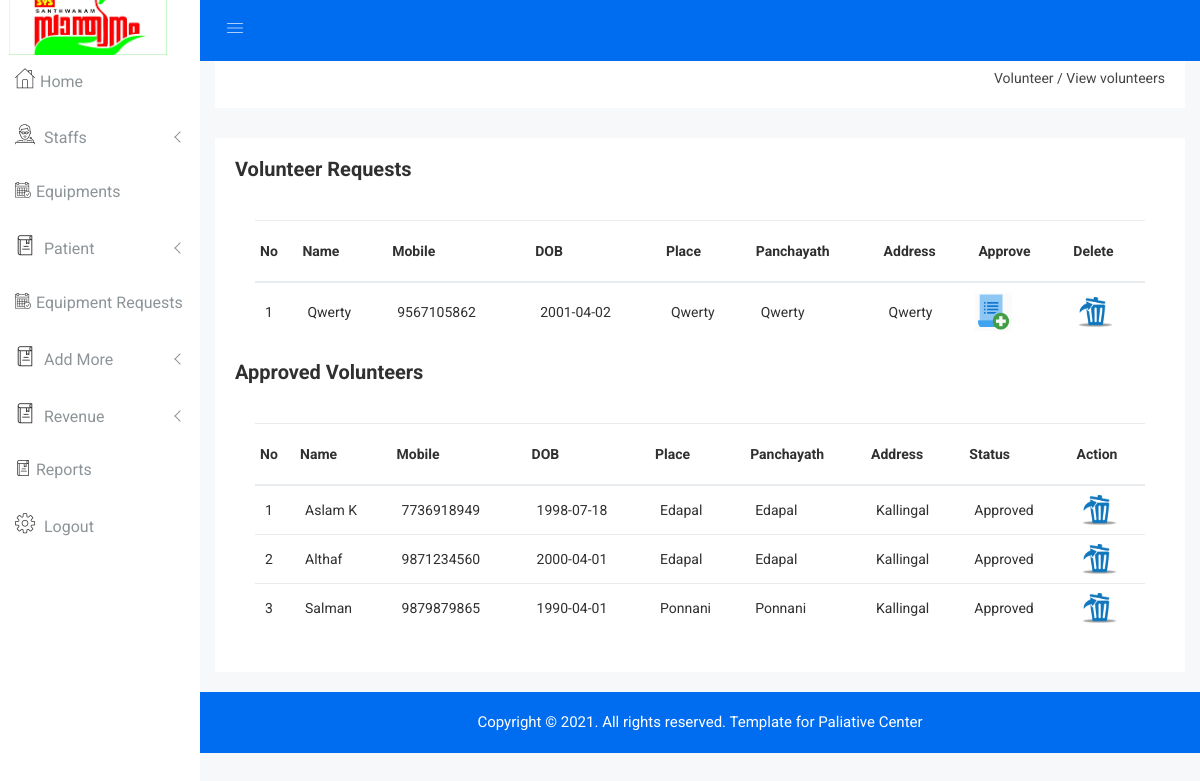
Screenshot of /Admin/manage_volunteer.php with the database file from the repository.
### tables this page shows
CREATE TABLE `volunteer` (
  `vid` int(5) NOT NULL,
  `name` varchar(20) NOT NULL,
  `mobile` bigint(12) NOT NULL,
  `dob` date NOT NULL,
  `place` varchar(20) NOT NULL,
  `panchayath` varchar(30) NOT NULL,
  `address` varchar(30) NOT NULL
);

### Admin/manage_volunteer.php (the view, shortened to what this page needs)
<?php
include "header.php";
?>
<div class="breadcome-area">
    <div class="container-fluid">
        <div class="row">
            <div class="col-lg-12 col-md-12 col-sm-12 col-xs-12">
                <div class="breadcome-list single-page-breadcome">
                    <div class="row">
                        <div class="col-lg-6 col-md-6 col-sm-6 col-xs-12">
                        </div>
                        <div class="col-lg-6 col-md-6 col-sm-6 col-xs-12">
                            <ul class="breadcome-menu">
                                <li><a href="view_facility.php">Volunteer</a> <span class="bread-slash">/</span></li>
                                <li><span class="bread-blod">View volunteers</span></li>
                            </ul>
                        </div>
                    </div>
                </div>
            </div>
        </div>
    </div>
</div>
</div>
<div class="product-status mg-b-15">
    <div class="container-fluid">
        <div class="row">
            <div class="col-lg-12 col-md-12 col-sm-12 col-xs-12">
                <div class="product-status-wrap">
                    <?php
                    $sq=mysqli_query($con,"select * from login WHERE type='volunteer' and status='pending'");
                    if(mysqli_num_rows($sq)==0){
                        echo "<h2 style='margin-left: 35%;color:coral;font-family: Times;font-style: italic;font-size: 39px;'>No details to show</h2><br><br><br><br><br><br><br><br><br><br><br><br><br><br><br><br><br><br><br>";
                    }else {
                        ?>
                        <h4>Volunteer Requests</h4>
                        <div class="asset-inner">
                            <div class="row">
                                <div class="col-lg-12 col-md-12 col-sm-12 col-xs-12">
                                    <div class="sparkline13-list">
                                        <div class="sparkline13-graph">
                                            <div class="datatable-dashv1-list custom-datatable-overright">
                                                <table id="table" data-toggle="table" data-pagination="true"
                                                       data-search="true">
                                                    <thead>
                                                    <tr>
                                                        <th data-field="id">No</th>
                                                        <th data-field="name" data-editable="true">Name</th>
                                                        <th data-field="mobile" data-editable="true">Mobile</th>
                                                        <th data-field="dob" data-editable="true">DOB</th>
                                                        <th data-field="place" data-editable="true">Place</th>
                                                        <th data-field="panchayath" data-editable="true">Panchayath</th>
                                                        <th data-field="address" data-editable="true">Address</th>
                                                        <th data-field="approve">Approve</th>
                                                        <th data-field="delete">Delete</th>
                                                    </tr>
                                                    </thead>
                                                    <tbody style="text-transform: capitalize">
                                                    <?php
                                                    $i = 1;
                                                    $view = mysqli_query($con, "select *from volunteer inner join login on volunteer.mobile=login.uname where login.status='pending'");
                                                    while ($row = mysqli_fetch_array($view)) {
                                                        ?>
                                                        <tr>
                                                            <td><?php echo $i ?></td>
                                                            <td><?php echo $row['name'] ?></td>
                                                            <td><?php echo $row['mobile'] ?></td>
                                                            <td><?php echo $row['dob'] ?></td>
                                                            <td><?php echo $row['place'] ?></td>
                                                            <td><?php echo $row['panchayath'] ?></td>
                                                            <td><?php echo $row['address'] ?></td>
                                                            <td>
                                                                <a href="approve_volunteer.php?volid=<?php echo $row['mobile'] ?>"
                                                                   data-toggle="tooltip" title="Edit"
                                                                   class="pd-setting-ed"><img src="img/add.png"
                                                                                              style="height: 40px;width: 39px;margin-left: -9px;"></a>
                                                            </td>
                                                            <td>
                                                                <a href="delete_volunteer.php?volid=<?php echo $row['mobile'] ?>"
                                                                   data-toggle="tooltip" title="Edit" class="pd-setting-ed"><img src="img/delet.png"
                                                                                                                                 style="height: 30px;width: 35px;"></a>
                                                            </td>
                                                        </tr>
                                                        <?php
                                                        $i++;
                                                    }
                                                    ?>
                                                    </tbody>
                                                </table>
                                            </div>
                                        </div>
                                    </div>
                                </div>
                            </div>
                        </div>
                        <?php
                    }
                    ?>
                    <h4>Approved Volunteers</h4>
                    <div class="asset-inner">
                        <div class="row">
                            <div class="col-lg-12 col-md-12 col-sm-12 col-xs-12">
                                <div class="sparkline13-list">
                                    <div class="sparkline13-graph">
                                        <div class="datatable-dashv1-list custom-datatable-overright">
                                            <table id="table" data-toggle="table" data-pagination="true"
                                                   data-search="true">
                                                <thead>
                                                <tr>
                                                    <th data-field="id">No</th>
                                                    <th data-field="name" data-editable="true">Name</th>
                                                    <th data-field="mobile" data-editable="true">Mobile</th>
                                                    <th data-field="dob" data-editable="true">DOB</th>
                                                    <th data-field="place" data-editable="true">Place</th>
                                                    <th data-field="panchayath" data-editable="true">Panchayath</th>
                                                    <th data-field="address" data-editable="true">Address</th>
                                                    <th data-field="status">Status</th>
                                                    <th data-field="action">Action</th>
                                                </tr>
                                                </thead>
                                                <tbody style="text-transform: capitalize">
                                                <?php
                                                $i = 1;
                                                $view = mysqli_query($con, "select *from volunteer inner join login on volunteer.mobile=login.uname where login.status='approved'");
                                                while ($row = mysqli_fetch_array($view)) {
                                                    ?>
                                                    <tr>
                                                        <td><?php echo $i ?></td>
                                                        <td><?php echo $row['name'] ?></td>
                                                        <td><?php echo $row['mobile'] ?></td>
                                                        <td><?php echo $row['dob'] ?></td>
                                                        <td><?php echo $row['place'] ?></td>
                                                        <td><?php echo $row['panchayath'] ?></td>
                                                        <td><?php echo $row['address'] ?></td>
                                                        <td><?php echo $row['status'] ?></td>
                                                        <td>
                                                            <a href="disable_volunteer.php?volid=<?php echo $row['mobile'] ?>"
                                                               data-toggle="tooltip" title="Edit" class="pd-setting-ed"><img src="img/delet.png"
                                                                                                                             style="height: 30px;width: 35px;"></a>
                                                        </td>
                                                    </tr>
                                                    <?php
                                                    $i++;
                                                }
                                                ?>
                                                </tbody>
                                            </table>
                                        </div>
                                    </div>
                                </div>
                            </div>
                        </div>
                    </div>
                </div>
            </div>
        </div>
    </div>
</div>
<?php
include "footer.php";
?>
</body>
</html>

### Admin/css/main.css (style rules this page uses)
html { color: #222; font-size: 1em; line-height: 1.4; }
audio, canvas, iframe, img, svg, video { vertical-align: middle; }

### rows the page displays
volunteer: name "Qwerty", mobile "9567105862", dob "2001-04-02", place "Qwerty", panchayath "Qwerty", address "Qwerty"
volunteer: name "Aslam K", mobile "7736918949", dob "1998-07-18", place "Edapal", panchayath "Edapal", address "Kallingal", login.status "Approved"
volunteer: name "Althaf", mobile "9871234560", dob "2000-04-01", place "Edapal", panchayath "Edapal", address "Kallingal", login.status "Approved"
volunteer: name "Salman", mobile "9879879865", dob "1990-04-01", place "Ponnani", panchayath "Ponnani", address "Kallingal", login.status "Approved"
